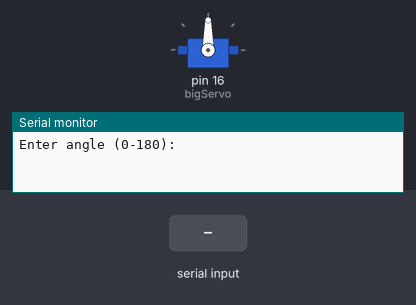
This sketch was run on a simulated Arduino Uno, built with avr-gcc and run on an emulated ATmega328P. Parts: servo, the last lines printed to the serial monitor. The inputs (shaded band) are chosen by the test bench.

Above: at 1.2 s.
1.3 s: "90,45\n" received over Serial
At 1.6 s:
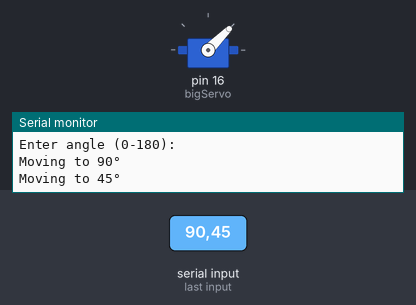
2.8 s: "30,150\n" received over Serial
At 4.0 s:
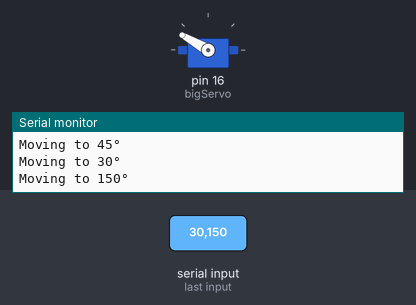
4.3 s: "5\n" received over Serial
At 5.0 s:
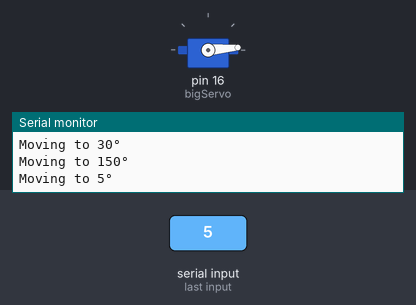
5.8 s: "90\n" received over Serial
At 6.2 s:
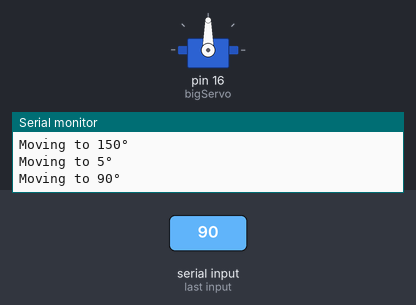
Timing chart, 0 to 8.3 s (numbered marks = the images above; inputs shaded):
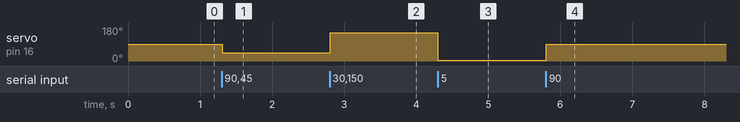

Measured:
- after the input at 1.3 s, servo on pin 16 (bigServo): 90° → 45° at once
- after the input at 2.8 s, servo on pin 16 (bigServo): 45° → 150° at once
- after the input at 4.3 s, servo on pin 16 (bigServo): 150° → 5° at once
- after the input at 5.8 s, servo on pin 16 (bigServo): 5° → 90° at once

The sketch:

big_servo_test.ino
```cpp
#include <Servo.h>

Servo bigServo;

void setup() {
  Serial.begin(9600);
  bigServo.attach(16, 500, 2500);
  //bigServo.write(0);
  Serial.println("Enter angle (0-180):");
}

void loop() {
  if (Serial.available() > 0) {
    int angle = Serial.parseInt();

    if (angle >= 0 && angle <= 180) {
      bigServo.write(angle);
      Serial.print("Moving to ");
      Serial.print(angle);
      Serial.println("°");
    } else {
      Serial.println("Out of range (0-180)");
    }

    // flush leftover characters (newline, etc.)
    while (Serial.available() > 0) Serial.read();
  }
}
```
